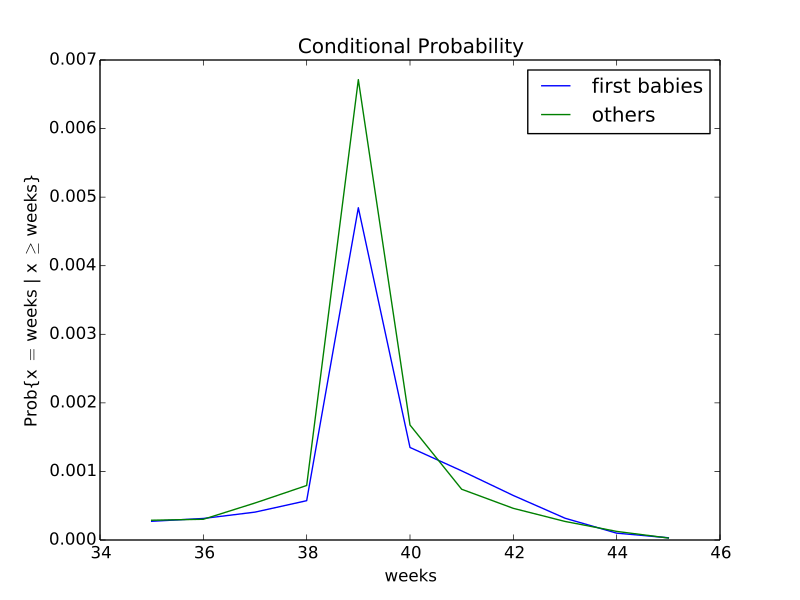

Source code (Python):
"""This file contains code used in "Think Stats",
by Allen B. Downey, available from greenteapress.com

Copyright 2010 Allen B. Downey
License: GNU GPLv3 http://www.gnu.org/licenses/gpl.html
"""

import descriptive
import Pmf
import myplot
import risk

import matplotlib.pyplot as pyplot


def ConditionPmf(pmf, filter_func, name='conditional'):
    """Computes a conditional PMF based on a filter function.
    
    Args:
        pmf: Pmf object
        filter_func: callable that takes a value from the Pmf and returns
                     a boolean
        name: string name for the new pmf
        
    Returns:
        new Pmf object
    """
    cond_pmf = pmf.Copy(name)

    vals = [val for val in pmf.Values() if filter_func(val)]
    for val in vals:
        cond_pmf.Remove(val)
    
    cond_pmf.Normalize()
    return cond_pmf


def ConditionOnWeeks(pmf, week=39, name='conditional'):
    """Computes a PMF conditioned on the given number of weeks.
    
    Args:
        pmf: Pmf object        
        week: the current duration of the pregnancy
        name: string name for the new pmf
        
    Returns:
        new Pmf object
    """
    def filter_func(x):
        return x < week

    cond = ConditionPmf(pmf, filter_func, name)
    return cond


def MakeFigure(firsts, others):
    """Makes a figure showing...
    """

    weeks = range(35, 46)
    
    # probs is a map from table name to list of conditional probabilities
    probs = {}
    for table in [firsts, others]:
        name = table.pmf.name
        probs[name] = []
        for week in weeks:
            cond = ConditionOnWeeks(table.pmf, week)
            prob = cond.Prob(week)
            print(week, prob, table.pmf.name)
            probs[name].append(prob)
            
    # make a plot with one line for each table
    pyplot.clf()        
    #@fix for name, ps in probs.iteritems():
    for name, ps in probs.items():
        pyplot.plot(weeks, ps, label=name)
        print(name, ps)

    myplot.Save(root='conditional',
                xlabel='weeks',
                ylabel=r'Prob{x $=$ weeks | x $\geq$ weeks}',
                title='Conditional Probability')


def RelativeRisk(first, others, week=38):
    """Computes relative risk of the conditional prob of having
    a baby for each week, first babies compared to others.

    first: Pregnancies table
    others: Pregnancies table
    week: 
    """
    print(type(first))
    first_cond = ConditionOnWeeks(first.pmf, week, 'first babies')
    other_cond = ConditionOnWeeks(others.pmf, week, 'others')

    risk.ComputeRelativeRisk(first_cond, other_cond)


def main():
    pool, firsts, others = descriptive.MakeTables()
    RelativeRisk(firsts, others)
    MakeFigure(firsts, others)
    

if __name__ == "__main__":
    main()
